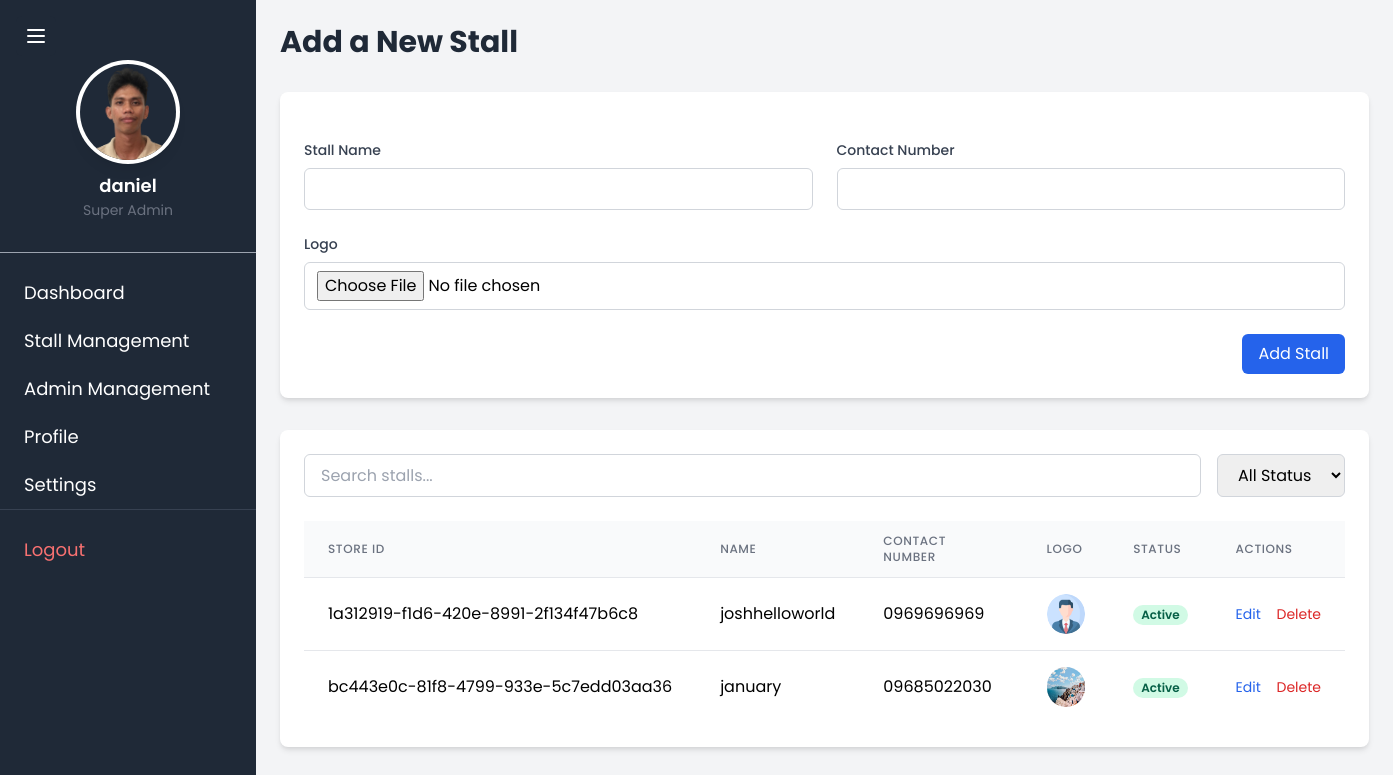
The page /add_stall (signed in) on the database as committed earlier.
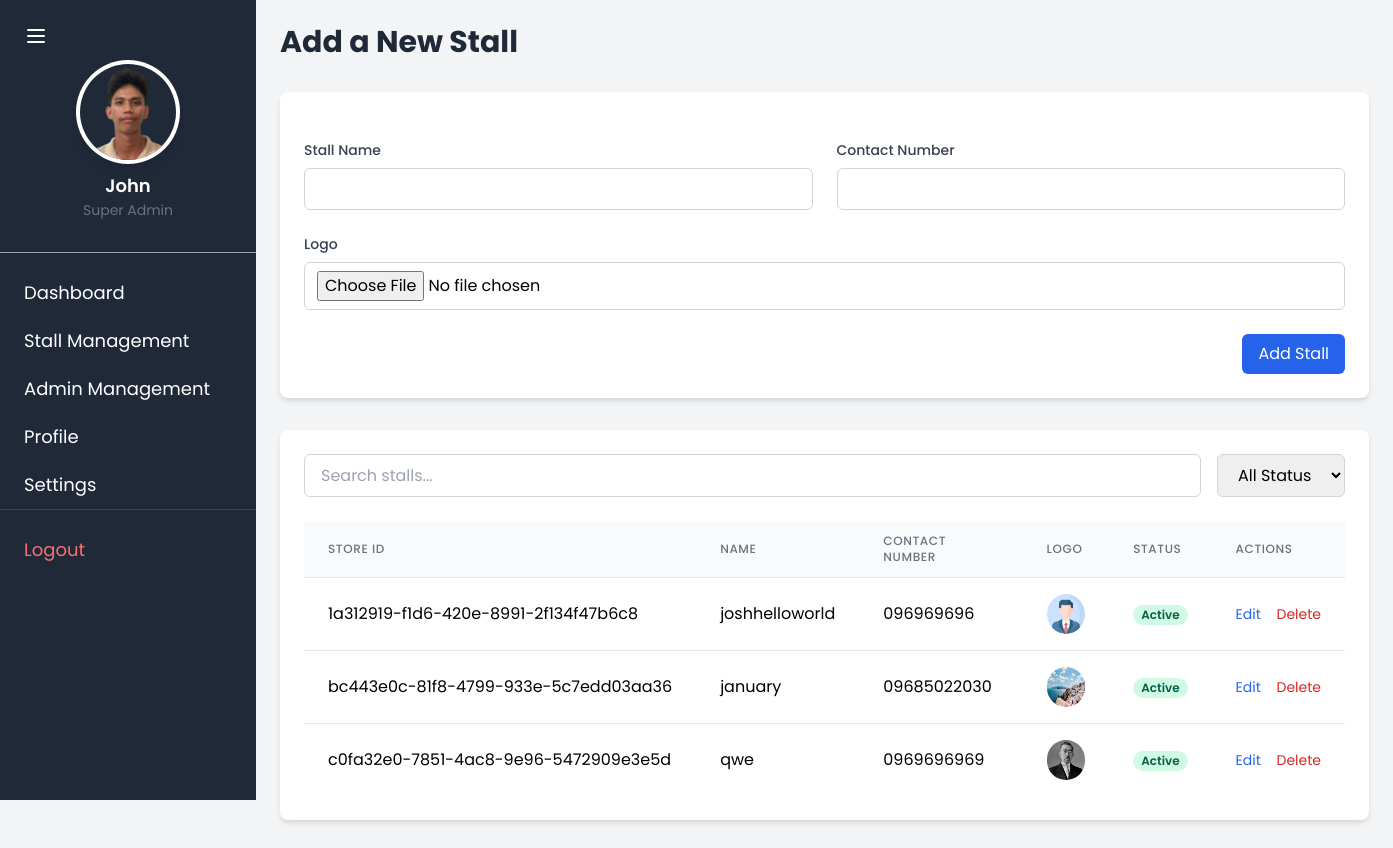
The same page on the database as committed later.
### TriadApp/models.py (models this page shows, shortened)
class CustomUser(AbstractUser):
    middle_name = models.CharField(max_length=50, blank=True, null=True)
    gender = models.CharField(max_length=10, blank=True, null=True)
    birthdate = models.DateField(null=True, blank=True)
    phone = models.CharField(max_length=15, blank=True, null=True)
    address = models.TextField(blank=True, null=True)
    profile_image = models.ImageField(upload_to='profile_images/', blank=True, null=True)
    groups = models.ManyToManyField(
        'auth.Group',
        related_name='custom_user_set',
        blank=True,
        help_text='The groups this user belongs to. A user will get all permissions granted to each of their groups.',
        verbose_name='groups',
    )
    user_permissions = models.ManyToManyField(
        'auth.Permission',
        related_name='custom_user_set',
        blank=True,
        help_text='Specific permissions for this user.',
        verbose_name='user permissions',
    )
    class Meta:
        db_table = 'custom_user'

class Stall(models.Model):
    store_id = models.UUIDField(default=uuid.uuid4, editable=False, unique=True)
    name = models.CharField(max_length=255)
    logo = models.ImageField(upload_to='stall_logos/')
    contact_number = models.CharField(max_length=15)
    is_active = models.BooleanField(default=True)  # Add is_active field with default value True

### TriadApp/suoer_admin.py (the view, shortened to what this page needs)
# urls.py: path('add_stall', suoer_admin.add_stall, name='add_stall'),
@superuser_required
def add_stall(request):
    return render(request, "TriadApp/superadmin/add_stall.html", {
        "stalls": Stall.objects.all(),
        "super_admin": request.user
    })

### TriadApp/templates/TriadApp/superadmin/add_stall.html (shortened to what the changed rows need)
<!DOCTYPE html>
<html lang="en">
<head>
    {% extends 'TriadApp/superadmin/super_admin.html' %}
    {% block content %}
    <div class="max-w-7xl mx-auto">
        <h1 class="text-3xl font-bold text-gray-800 mb-8">Add a New Stall</h1>
        <div class="bg-white rounded-lg shadow-md p-6 mb-8">
            <div class="overflow-x-auto">
                <table id="stallsTable" class="min-w-full divide-y divide-gray-200">
                    <thead class="bg-gray-50">
                        <tr>
                            <th class="px-6 py-3 text-left text-xs font-medium text-gray-500 uppercase tracking-wider">Store ID</th>
                            <th class="px-6 py-3 text-left text-xs font-medium text-gray-500 uppercase tracking-wider">Name</th>
                            <th class="px-6 py-3 text-left text-xs font-medium text-gray-500 uppercase tracking-wider">Contact Number</th>
                            <th class="px-6 py-3 text-left text-xs font-medium text-gray-500 uppercase tracking-wider">Logo</th>
                            <th class="px-6 py-3 text-left text-xs font-medium text-gray-500 uppercase tracking-wider">Status</th>
                            <th class="px-6 py-3 text-left text-xs font-medium text-gray-500 uppercase tracking-wider">Actions</th>
                        </tr>
                    </thead>
                    <tbody class="bg-white divide-y divide-gray-200">
                        {% for stall in stalls %}
                        <tr class="hover:bg-gray-50">
                            <td class="px-6 py-4 whitespace-nowrap">{{ stall.store_id }}</td>
                            <td class="px-6 py-4 whitespace-nowrap">{{ stall.name }}</td>
                            <td class="px-6 py-4 whitespace-nowrap">{{ stall.contact_number }}</td>
                            <td class="px-6 py-4 whitespace-nowrap">
                                {% if stall.logo %}
                                    <img src="{{ stall.logo.url }}" alt="Logo" class="h-10 w-10 rounded-full">
                                {% else %}
                                    <span class="text-gray-400">No Logo</span>
                                {% endif %}
                            </td>
                            <td class="px-6 py-4 whitespace-nowrap">
                                {% if stall.is_active %}
                                    <span class="px-2 inline-flex text-xs leading-5 font-semibold rounded-full bg-green-100 text-green-800">
                                        Active
                                    </span>
                                {% else %}
                                    <span class="px-2 inline-flex text-xs leading-5 font-semibold rounded-full bg-red-100 text-red-800">
                                        Inactive
                                    </span>
                                {% endif %}
                            </td>
                            <td class="px-6 py-4 whitespace-nowrap text-sm">
                                <button class="text-blue-600 hover:text-blue-900 mr-3"
                                        data-store-id="{{ stall.store_id }}"
                                        data-name="{{ stall.name }}"
                                        data-contact="{{ stall.contact_number }}"
                                        data-active="{{ stall.is_active|yesno:'true,false' }}"
                                        onclick="editStall(this)">
                                    Edit
                                </button>
                                <button class="text-red-600 hover:text-red-900"
                                        data-delete-url="{% url 'delete_stall' stall.store_id %}"
                                        onclick="confirmDelete(this.dataset.deleteUrl)">
                                    Delete
                                </button>
                            </td>
                        </tr>
                        {% empty %}
                        <tr>
                            <td colspan="6" class="px-6 py-4 text-center text-gray-500">No stalls available</td>
                        </tr>
                        {% endfor %}
                    </tbody>
                </table>
            </div>
        </div>
    </div>
    {% endblock %}

### TriadApp/templates/TriadApp/superadmin/super_admin.html (shortened to what this page needs)
<!DOCTYPE html>
<html lang="en">
<head>
    <link href="https://cdn.jsdelivr.net/npm/tailwindcss@2.2.16/dist/tailwind.min.css" rel="stylesheet">
</head>
<body class="bg-gray-100">
    <div class="flex">
        <button id="sidebarToggle" class="fixed top-4 left-4 z-50 p-2 bg-gray-800 text-white rounded-md hover:bg-gray-700">
            <svg class="w-6 h-6" fill="none" stroke="currentColor" viewBox="0 0 24 24">
                <path stroke-linecap="round" stroke-linejoin="round" stroke-width="2" d="M4 6h16M4 12h16M4 18h16" />
            </svg>
        </button>
        <div id="sidebar" class="w-64 h-screen bg-gray-800 text-white fixed sidebar">
            <div class="p-4 border-b border-gray-400 mt-10">
                <div class="flex flex-col items-center space-y-3 mb-4 mt-2">
                    {% if super_admin.profile_image %}
                        <div class="w-24 h-24 rounded-full overflow-hidden ring-4 ring-white shadow-lg">
                            <img id="profile"
                                 src="{{ super_admin.profile_image.url }}"
                                 alt="Profile Picture"
                                 class="w-full h-full object-cover">
                        </div>
                    {% endif %}
                    <div class="text-center">
                        <h2 class="text-lg font-semibold text-white-800">
                            {{ super_admin.first_name }}
                        </h2>
                        <p class="text-sm text-gray-500">
                            Super Admin
                        </p>
                    </div>
                </div>
            </div>
            <nav class="mt-4">
                <ul>
                    <li>
                        <a href="{% url 'super_admin' %}" class="block py-2.5 px-6 text-lg hover:bg-gray-700">Dashboard</a>
                    </li>
                    <li>
                        <a href="{% url 'add_stall' %}" class="block py-2.5 px-6 text-lg hover:bg-gray-700">Stall Management</a>
                    </li>
                    <li>
                        <a href="{% url 'register_admin' %}" class="block py-2.5 px-6 text-lg hover:bg-gray-700">Admin Management</a>
                    </li>
                    <li>
                        <a href="{% url 'super_admin_profile' %}" class="block py-2.5 px-6 text-lg hover:bg-gray-700">Profile</a>
                    </li>
                    <li>
                        <a href="#" class="block py-2.5 px-6 text-lg hover:bg-gray-700">Settings</a>
                    </li>
                    <li class="mt-auto border-t border-gray-700 pt-4">
                        <a href="{% url 'logout' %}"
                           class="block py-2.5 px-6 text-lg text-red-400 hover:bg-gray-700 hover:text-red-300">
                            <div class="flex items-center">
                                <span>Logout</span>
                            </div>
                        </a>
                    </li>
                </ul>
            </nav>
        </div>
        <div id="mainContent" class="flex-1 ml-64 p-6">
            {% block content %}{% endblock %}
        </div>
    </div>
</body>
</html>

Rows that differ between the two databases and show on the page:
changed CustomUser: first_name "daniel" → "John"
changed Stall "joshhelloworld": contact_number "0969696969" → "096969696"
added Stall: store_id "c0fa32e0-7851-4ac8-9e96-5472909e3e5d", name "qwe", contact_number "0969696969", logo (picture), is_active "Active"
